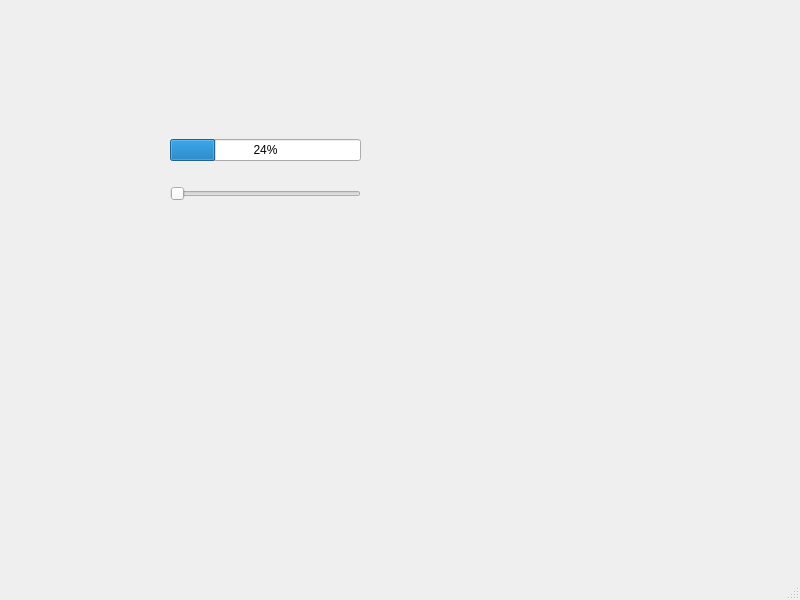
<?xml version="1.0" encoding="UTF-8"?>
<ui version="4.0">
 <class>MainWindow</class>
 <widget class="QMainWindow" name="MainWindow">
  <property name="geometry">
   <rect>
    <x>0</x>
    <y>0</y>
    <width>800</width>
    <height>600</height>
   </rect>
  </property>
  <property name="windowTitle">
   <string>MainWindow</string>
  </property>
  <widget class="QWidget" name="centralwidget">
   <widget class="QWidget" name="">
    <property name="geometry">
     <rect>
      <x>170</x>
      <y>120</y>
      <width>191</width>
      <height>101</height>
     </rect>
    </property>
    <layout class="QVBoxLayout" name="verticalLayout">
     <item>
      <widget class="QProgressBar" name="progressBar">
       <property name="value">
        <number>24</number>
       </property>
      </widget>
     </item>
     <item>
      <widget class="QSlider" name="horizontalSlider">
       <property name="orientation">
        <enum>Qt::Horizontal</enum>
       </property>
      </widget>
     </item>
    </layout>
   </widget>
  </widget>
  <widget class="QMenuBar" name="menubar">
   <property name="geometry">
    <rect>
     <x>0</x>
     <y>0</y>
     <width>800</width>
     <height>21</height>
    </rect>
   </property>
  </widget>
  <widget class="QStatusBar" name="statusbar"/>
 </widget>
 <resources/>
 <connections>
  <connection>
   <sender>horizontalSlider</sender>
   <signal>valueChanged(int)</signal>
   <receiver>progressBar</receiver>
   <slot>setValue(int)</slot>
   <hints>
    <hint type="sourcelabel">
     <x>265</x>
     <y>210</y>
    </hint>
    <hint type="destinationlabel">
     <x>265</x>
     <y>168</y>
    </hint>
   </hints>
  </connection>
 </connections>
</ui>
